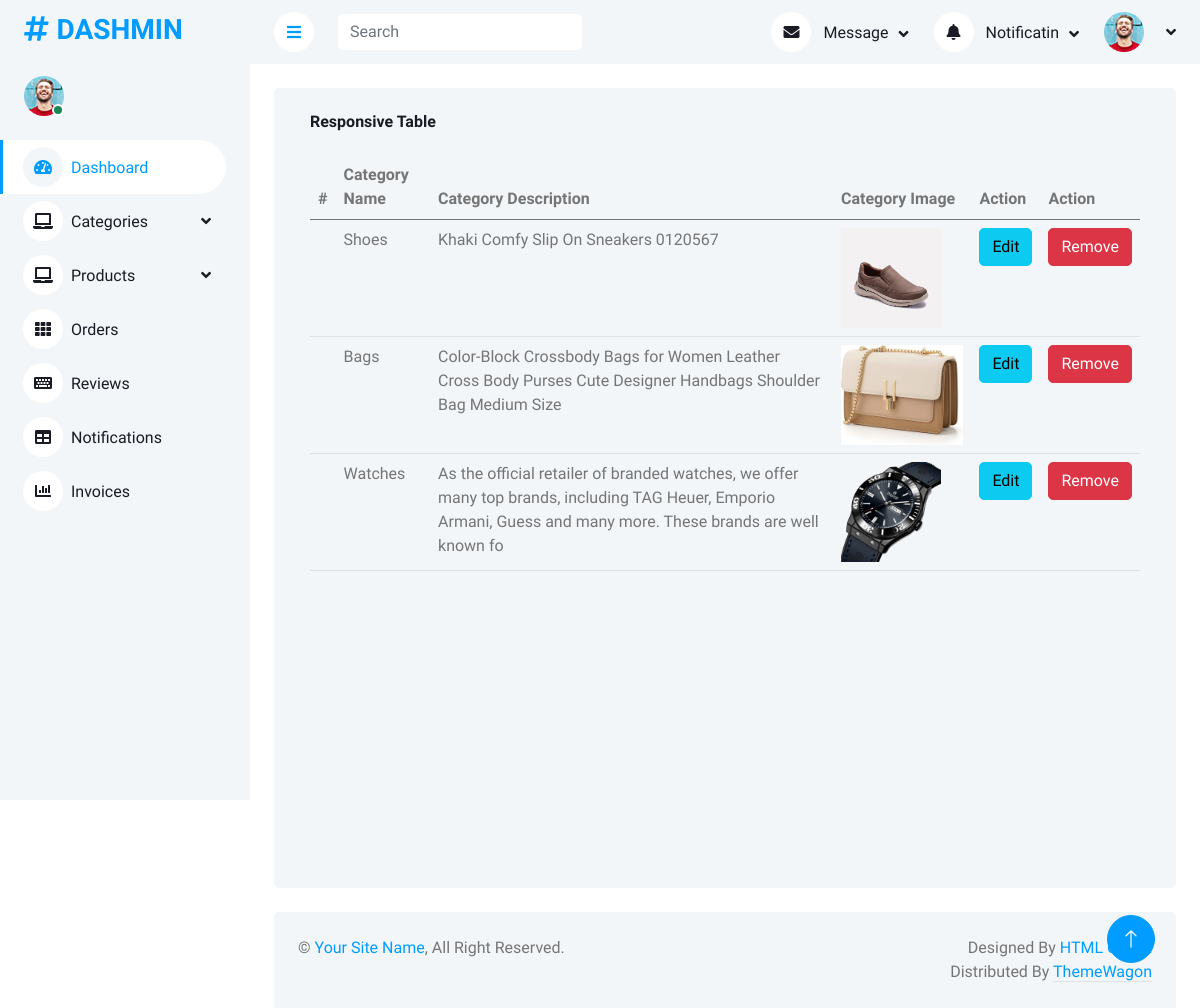
/adminPanel/viewCategory.php, run on an earlier commit of the app's database.
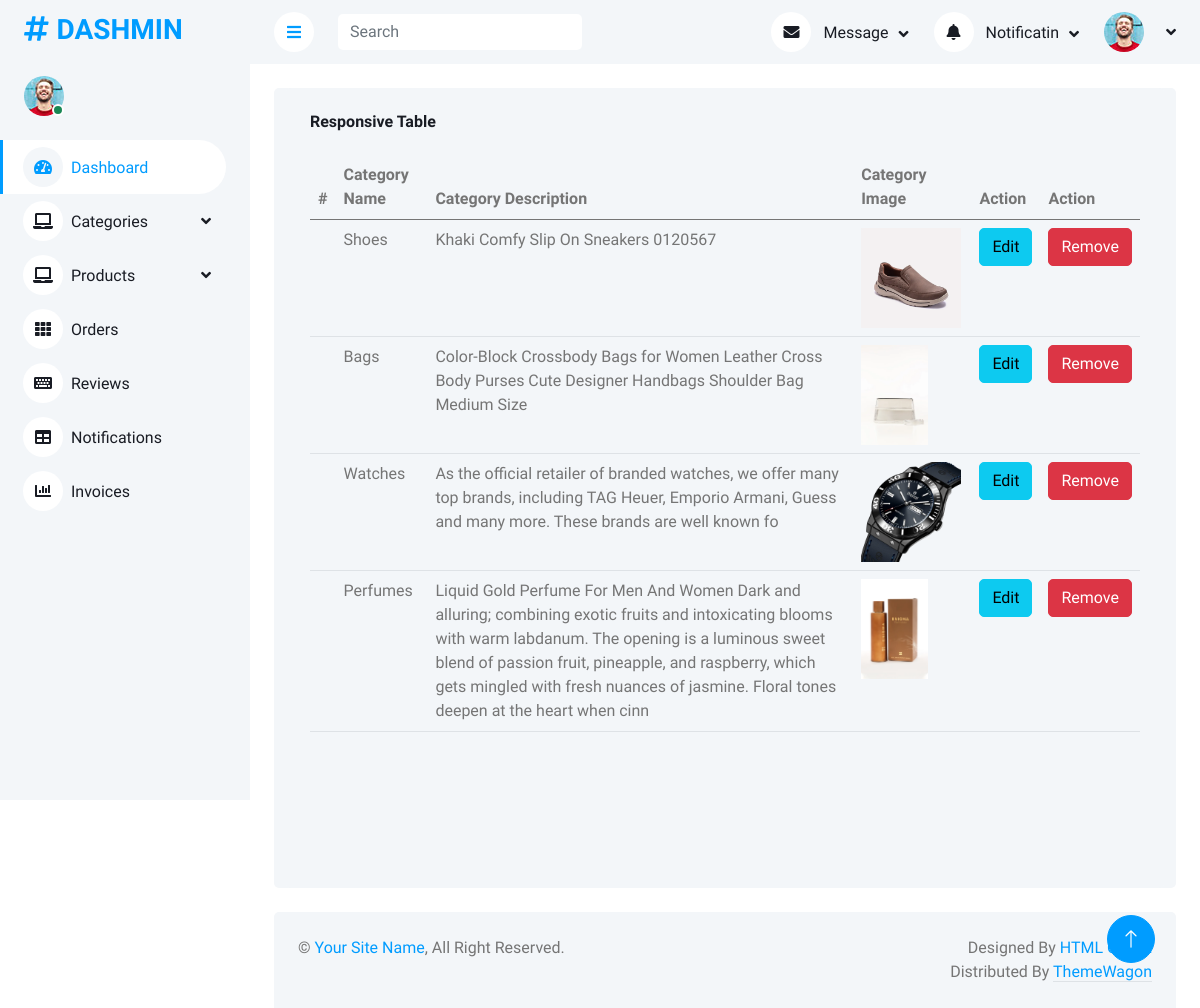
And on a later commit of the database.
### tables this page shows
CREATE TABLE `categories` (
  `id` int(11) NOT NULL,
  `name` varchar(200) NOT NULL,
  `description` varchar(300) NOT NULL,
  `image` varchar(200) NOT NULL
);

### adminPanel/viewCategory.php (the view)
<?php
include("php/query.php");
include("components/header.php");
?>
    <div class="container-fluid pt-4 px-4">
                <div class="row vh-100 bg-light rounded  mx-0">
                <div class="col-12">
                        <div class="bg-light rounded h-100 p-4">
                            <h6 class="mb-4">Responsive Table</h6>
                            <div class="table-responsive">
                                <table class="table">
                                    <thead>
                                        <tr>
                                            <th scope="col">#</th>
                                            <th scope="col">Category Name</th>
                                            <th scope="col">Category Description</th>
                                            <th scope="col">Category Image</th>
                                            <th scope="col">Action</th>
                                            <th scope="col">Action</th>
                                        </tr>
                                    </thead>
                                    <tbody>
                                        <?php
                                        $query = $pdo->query("select * from categories");
                                        $allCategories = $query->fetchAll(PDO::FETCH_ASSOC);
                                        foreach($allCategories as $category){
                                        ?>
                                        <tr>
                                            <th scope="row"></th>
                                            <td><?php echo $category['name']?></td>
                                            <td><?php echo $category['description']?></td>
                                            <td><img height="100px" src="images/<?php echo $category['image']?>" alt=""></td>
                                            <td><a href="editCategory.php?cId=<?php echo $category['id']?>" class="btn btn-info">Edit</a></td>
                                            <td><a href="?categoryId=<?php echo $category['id']?>" class="btn btn-danger">Remove</a></td>
                                        </tr>
                                        <?php
                                        }
                                        ?>
                                    </tbody>
                                </table>
                            </div>
                        </div>
                    </div>
                </div>
            </div>
<?php
include("components/footer.php");
?>

What changed in the data, as far as the page shows it:
changed categories "Bags": image: a different picture
added categories: name "Perfumes", description "Liquid Gold Perfume For Men And Women Dark and alluring; combining exotic fruits and intoxicating blooms with warm labdanum. The opening is a luminous sweet blend of passion fruit, pineapple, and raspberry, which gets mingled with fresh nuances of jasmine. Floral tones deepen at the heart when cinn", image (picture)
